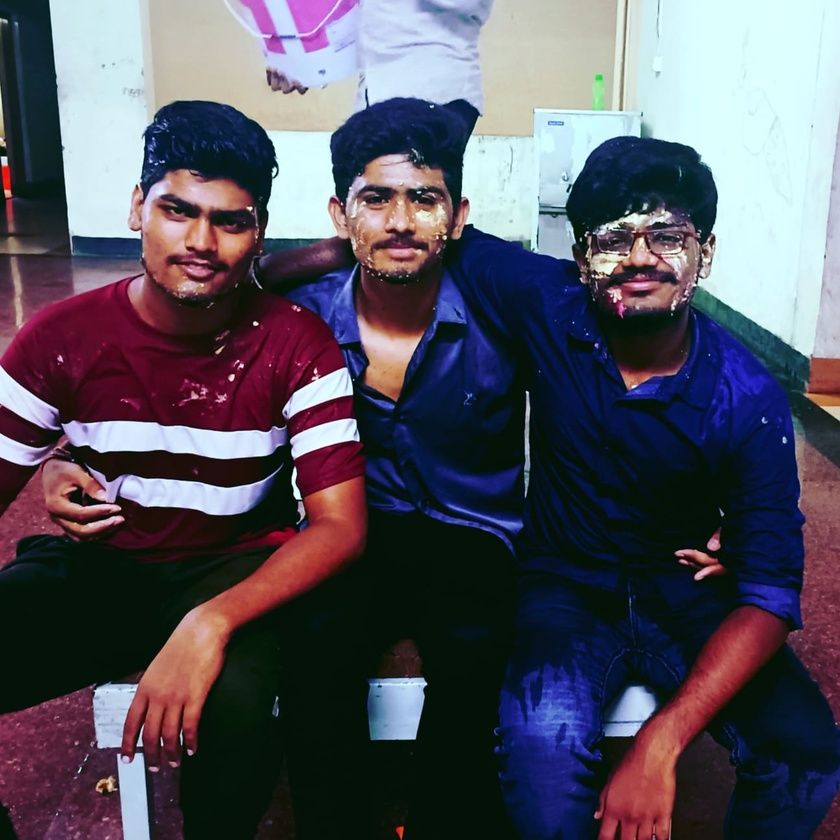
%> input picture week-7/IMG_20230724_185435_363.jpg, 840 x 840 px, shrunk from 1295 x 1295 before the run
$ octave image.m   (GNU Octave 9; MATLAB toolbox functions it lacks are replaced by stand-ins)
%> lines starting %> are read from the running program, lines starting %| are printed output that depends on the picture
inputfile='/home/r210785/Documents/CL_LAB/week-7/IMG_20230724_185435_363.jpg'
imagedata=imread(inputfile);
%> imagedata is the input picture: size 840x840x3 uint8; mean R, G, B 84.9, 82.3, 94.2
redchannel=imagedata(:,:,1);
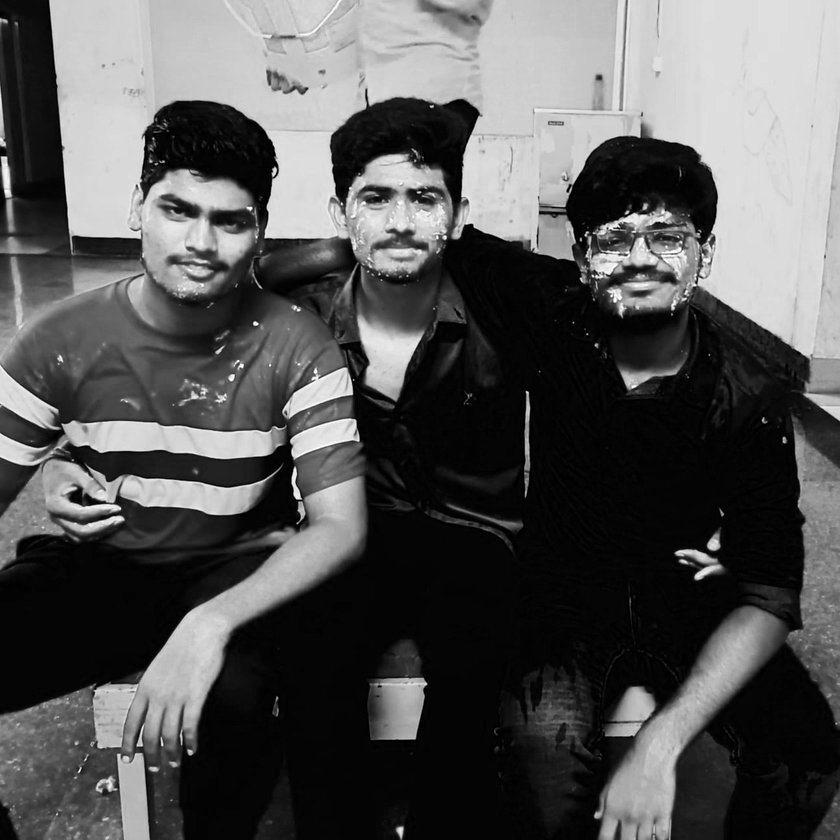
%> redchannel: size 840x840 uint8; min 0, max 255, mean 84.9
greenchannel=imagedata(:,:,2);
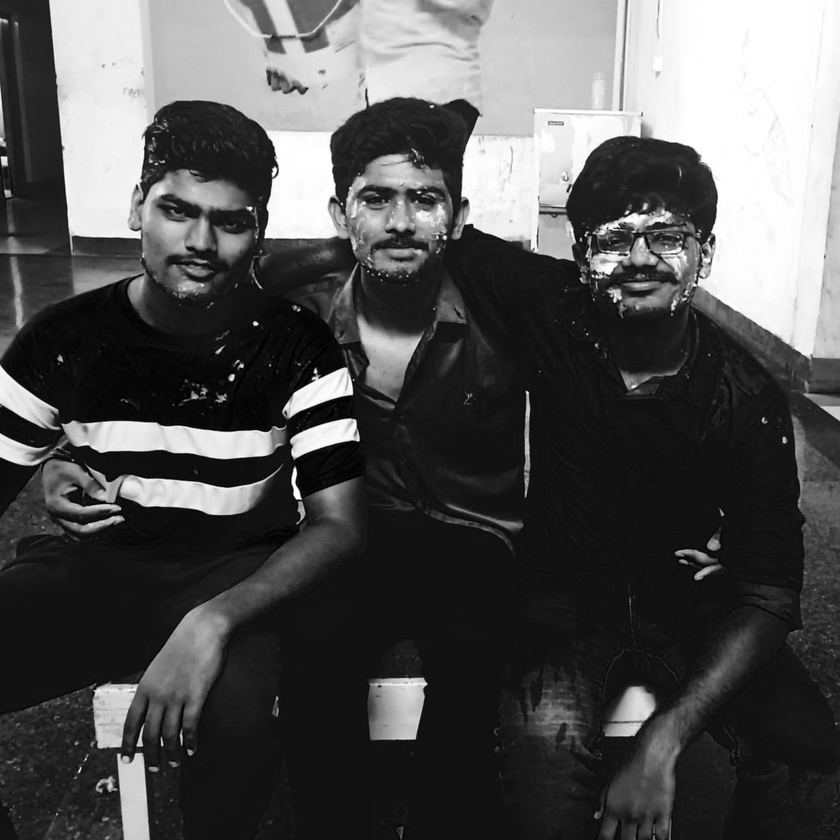
%> greenchannel: size 840x840 uint8; min 0, max 255, mean 82.3
bluechannel=imagedata(:,:,3);
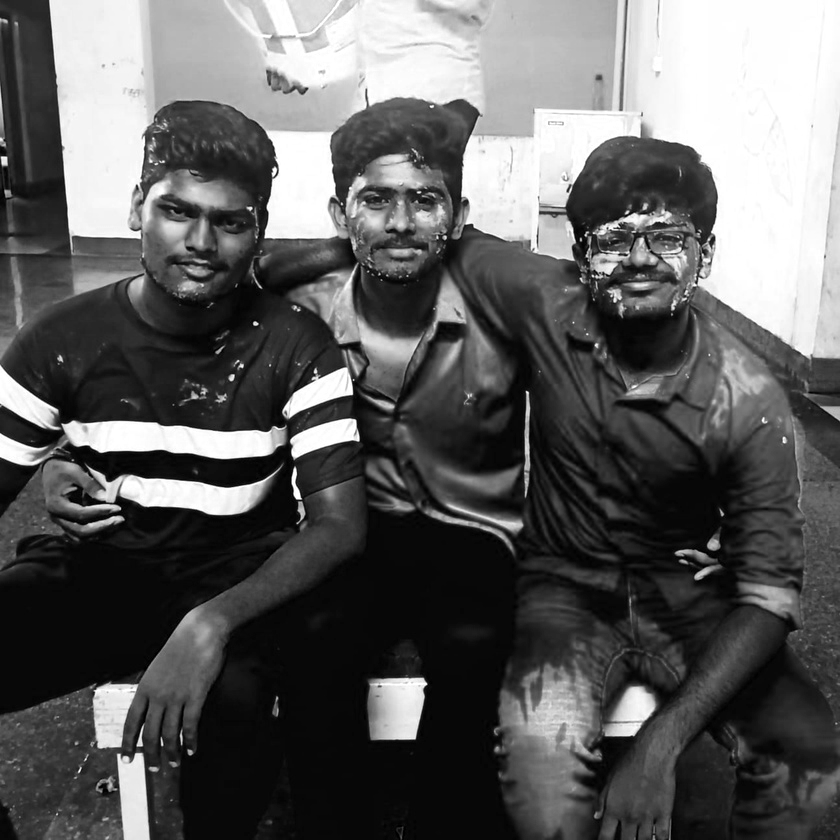
%> bluechannel: size 840x840 uint8; min 0, max 255, mean 94.2
redoutputfile='red_channel.csv';
greenoutputfile='green_channel.csv';
blueoutputfile='blue_channel.csv';
csvwrite(redoutputfile,redchannel);
csvwrite(greenoutputfile,greenchannel);
csvwrite(blueoutputfile,bluechannel);
disp('red,green,and blue channels saved to seperate csv files succesfully');
